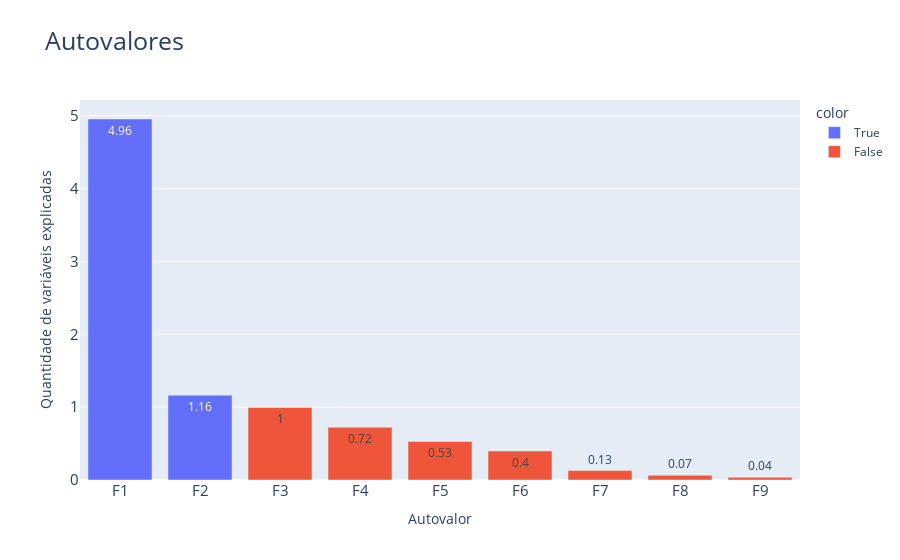

This figure's notebook cell:
### Code cell
# visualizando fatores com autovalores maiores que 1
fig = px.bar(
    x=fatores, 
    y=autovalores, 
    text=np.around(autovalores, decimals=2), 
    title='Autovalores',
    color=autovalores > 1
)
fig.update_layout(
    yaxis={
        'title':'Quantidade de variáveis explicadas',
        'tickfont': {'size':15}
    },
    xaxis={
        'title':'Autovalor',
        'tickfont': {'size':15}
    },
    title={'font':{'size':25}}
)
fig.show()

### Figure 1 — Plotly figure (JSON) as saved in the notebook; plotly's stock layout.template omitted (floating-point values rounded to 4 significant figures)
{"data": [{"alignmentgroup": "True", "hovertemplate": "color=True<br>x=%{x}<br>y=%{y}<br>text=%{text}<extra></extra>", "legendgroup": "True", "marker": {"color": "#636efa", "pattern": {"shape": ""}}, "name": "True", "offsetgroup": "True", "orientation": "v", "showlegend": true, "text": [4.96, 1.16], "textposition": "auto", "type": "bar", "x": ["F1", "F2"], "xaxis": "x", "y": [4.956, 1.164], "yaxis": "y"}, {"alignmentgroup": "True", "hovertemplate": "color=False<br>x=%{x}<br>y=%{y}<br>text=%{text}<extra></extra>", "legendgroup": "False", "marker": {"color": "#EF553B", "pattern": {"shape": ""}}, "name": "False", "offsetgroup": "False", "orientation": "v", "showlegend": true, "text": [1, 0.72, 0.53, 0.4, 0.13, 0.07, 0.04], "textposition": "auto", "type": "bar", "x": ["F3", "F4", "F5", "F6", "F7", "F8", "F9"], "xaxis": "x", "y": [0.9964, 0.7241, 0.5293, 0.3983, 0.1297, 0.06507, 0.03685], "yaxis": "y"}], "layout": {"barmode": "relative", "legend": {"title": {"text": "color"}, "tracegroupgap": 0}, "title": {"font": {"size": 25}, "text": "Autovalores"}, "xaxis": {"anchor": "y", "domain": [0, 1], "tickfont": {"size": 15}, "title": {"text": "Autovalor"}}, "yaxis": {"anchor": "x", "domain": [0, 1], "tickfont": {"size": 15}, "title": {"text": "Quantidade de variáveis explicadas"}}}}
